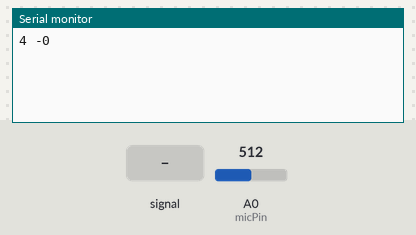
This program was run on a simulated Arduino Uno, built with avr-gcc and run on an emulated ATmega328P. Shown: the last lines printed to the serial monitor. The test bench sets the inputs (shaded band); at power-on: A0 (micPin) = 512.

Above: at 1.2 s.
1.3 s: A0 (micPin) fed a 200 Hz sine of ±81 counts around its level
At 3.26 s:
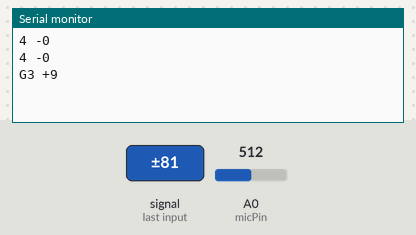
4.3 s: A0 (micPin) fed a 1000 Hz sine of ±255 counts around its level
At 6.23 s:
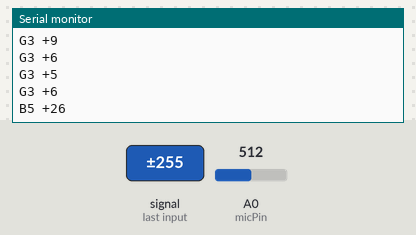
7.3 s: A0 (micPin) fed a 2 Hz sine of ±306 counts around its level
At 9.63 s:
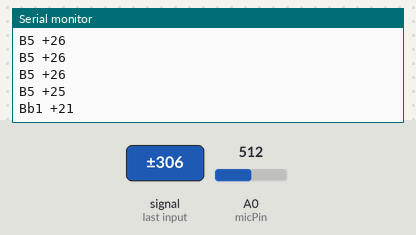
Timing chart, 0 to 11.1 s (numbered marks = the images above; inputs shaded):
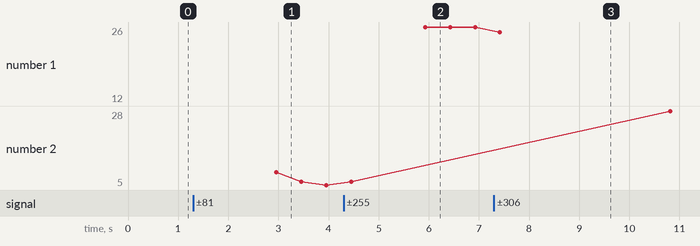

Measured:
- after the input at 1.3 s, the serial monitor: prints a new line after 1.7 s (image 1)
- after the input at 4.3 s, the serial monitor: prints a new line after 1.6 s (image 2)
- after the input at 7.3 s, the serial monitor: prints a new line after 2.0 s (image 3)
- plotted number 1: 26 → 20 after the input at 7.3 s
- plotted number 2: 6 → 28 after the input at 7.3 s

The program:

main.cpp
```cpp
//Instrument Pitch Tuner - Lucas Pop - 10/08/2026
//Analyses sounds and displays notes through fast fourier transformations of microphone inputs

//Include libraries for frequency transformations (FFT)
#include <Arduino.h>
#include <arduinoFFT.h>

//Define notes for display and the reference frequency F0 at 440Hz or A4
const String notes[12]{"A", "Bb", "B", "C", "Db", "D", "Eb", "E", "F", "Gb", "G", "Ab"};
const float rfreq = 440.0;
int noteOctave = 4;

//Variables for frequency consistency checking
float lastFreq = 0.0;
int consistentCount = 0;
const int requiredConsistentReads = 5; // Adjust for more stricter note consistency
const float freqTolerance = 5.0; // Allowed Hz difference to be considered the same note
const float noiseAmplitudeThreshold = 20.0; // Adjust based on your mic's noise level

//Define the sampling amount for FFT analysis (must be a power of 2)
const uint16_t samples = 128;

//Create arrays to hold frequency components for FFT analysis
float vReal[samples];
float vImag[samples];

//Define microphone pin and default input values for microphone sensor
const int micPin = A0;
int micValue = 0;

//Stratup Serial Monitor
void setup(){
  Serial.begin(9600);
}

void loop() {

  //Define time for obtaining sampling rate
  unsigned long t0 = micros();

  // Collect samples of microphone input audio
  float sumSquares = 0;
  for (int i = 0; i < samples; i++) {
    float val = analogRead(micPin) - 256;  // Read the microphone input with an offset of 1.25 DC voltage bias
    vReal[i] = val;
    vImag[i] = 0.0;
    sumSquares += (val * val);
  }

  // Calculate root mean square (RMS) to determine audio amplitude and compare to minimum amplitude
  float rms = sqrt(sumSquares / samples);
  if (rms < noiseAmplitudeThreshold) {
    consistentCount = 0;
    return;
  }

  //Compute sampling rate of analogRead loop
  unsigned long t1 = micros();
  float realFs = samples * 1e6 / (t1 - t0);

  //Construct FFT variables to use in FFT functions
  ArduinoFFT<float> FFT(vReal, vImag, samples, realFs);

  //Compute samples into components of most common note frequency
  FFT.dcRemoval();
  FFT.windowing(FFTWindow::Hamming, FFTDirection::Forward);
  FFT.compute(FFTDirection::Forward);
  FFT.complexToMagnitude();
  float x = FFT.majorPeak();

  // Check if the frequency is consistent with previous readings
  if (abs(x - lastFreq) < freqTolerance) {
    consistentCount++;
  } else {
    consistentCount = 0;
  }
  lastFreq = x;

  // Only proceed if the frequency has been consistent for a few frames
  if (consistentCount < requiredConsistentReads) {
    return;
  }

  //Compute note semitone relative to reference frequency
  float noteFloat = 12 * ((log(x / rfreq)) / (log(2)));

  //Compute innacuracy
  int noteImpact = 0;
  float cents = 100 * (noteFloat - int(noteFloat));
  if (cents > 50) {
    cents = cents - 100;
    noteImpact = 1; //Note is sharper
  } else if (cents < -50) {
    cents = cents + 100;
    noteImpact = -1; //Note is flatter
  }

  //Calculate octave value using the specific reference note A4
  int note = int(noteFloat);
  if (note/3 >= 1) {
    noteOctave = (4 + 1 + ((note - 3) / 12)); /*Any note 3 semitones higher or more is at least one octave above
    every twelve semitones is another octave more*/
  } else if (note/9 <= -1) {
    noteOctave = (4 - 1 + ((note + 9) / 12)); /*Any note 9 semitones lower or less is at least one octave below
    every twelve semitones is another octave less*/
  } else {
    noteOctave = 4;
  }

  //Convert note to its index in the list
  if (note < 0) {
    note = ((note % 12) + 12) % 12 + noteImpact; //Negative semitones are converted to their equivalent positive index
  } else {
    note = note % 12 + noteImpact;
  }

  //Display note letter, octave, and inaccuracy with delay for reading ability
  String sign = (cents >= 0) ? "+" : "-";
  Serial.println(notes[note] + String(noteOctave) + " " + sign + String(abs((int)cents)));
  delay(300);
}
```
